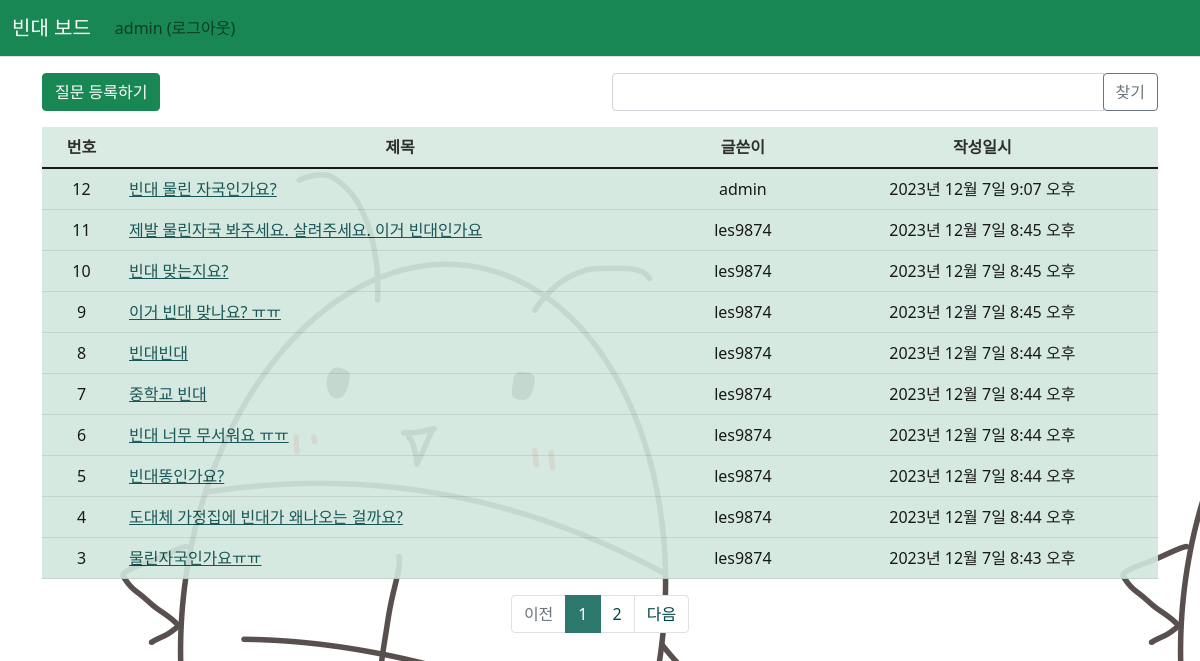
The app's page /pybo/ (signed in) with its own data.
### pybo/models.py (models this page shows, shortened)
class Question(models.Model):
    author = models.ForeignKey(User, on_delete=models.CASCADE, related_name='author_question')
    subject = models.CharField(max_length=200)
    content = models.TextField()
    create_date = models.DateTimeField()
    imgfile = models.ImageField(null=True, upload_to="static/", blank=True) # 이미지 컬럼 추가
    modify_date = models.DateTimeField(null=True, blank=True)
    voter = models.ManyToManyField(User, related_name='voter_question')  # 추천인 추가

### pybo/views/base_views.py (the view, shortened to what this page needs)
# urls.py: path('', base_views.index, name='index'),  # '/' 에 해당되는 path
def index(request):
    page = request.GET.get('page', '1')  # 페이지
    kw = request.GET.get('kw', '')  # 검색어
    question_list = Question.objects.order_by('-create_date')
    paginator = Paginator(question_list, 10)  # 페이지당 10개씩 보여주기
    page_obj = paginator.get_page(page)
    context = {'question_list': page_obj, 'page': page, 'kw': kw}
    return render(request, 'pybo/question_list.html', context)

### pybo/templatetags/pybo_filter.py (called while the page is built)
@register.filter
def sub(value, arg):
    return value - arg

### templates/pybo/question_list.html (shortened to what this page needs)
{% extends 'base.html' %}
{% load pybo_filter %}
{% block content %}
<div class="container my-3">
    <div class="row my-3">
        <div class="col-6">
            <a href="{% url 'pybo:question_create' %}" class="btn btn-success">질문 등록하기</a>
        </div>
        <div class="col-6">
            <div class="input-group">
                <input type="text" id="search_kw" class="form-control" value="{{ kw|default_if_none:'' }}">
                <div class="input-group-append">
                    <button class="btn btn-outline-secondary" type="button" id="btn_search">찾기</button>
                </div>
            </div>
        </div>
    </div>
    <table class="table table-success">
        <thead>
            <tr class="text-center table-success">
                <th>번호</th>
                <th style="width:50%">제목</th>
                <th>글쓴이</th>
                <th>작성일시</th>
            </tr>
        </thead>
        <tbody>
            {% if question_list %}
            {% for question in question_list %}
            <tr class="text-center">
                <td>
                    {{ question_list.paginator.count|sub:question_list.start_index|sub:forloop.counter0|add:1 }}
                </td>
                <td class="text-start">
                    <a href="{% url 'pybo:detail' question.id %}">{{ question.subject }}</a>
                </td>
                <td>{{ question.author.username }}</td>
                <td>{{ question.create_date }}</td>
            </tr>
            {% endfor %}
            {% else %}
            <tr>
                <td colspan="4">질문이 없습니다.</td>
            </tr>
            {% endif %}
        </tbody>
    </table>
    <ul class="pagination justify-content-center">
        {% if question_list.has_previous %}
        <li class="page-item">
            <a class="page-link" data-page="{{ question_list.previous_page_number }}" href="javascript:void(0)">이전</a>
        </li>
        {% else %}
        <li class="page-item disabled">
            <a class="page-link" tabindex="-1" aria-disabled="true" href="#">이전</a>
        </li>
        {% endif %}
        {% for page_number in question_list.paginator.page_range %}
        {% if page_number >= question_list.number|add:-5 and page_number <= question_list.number|add:5 %}
        {% if page_number == question_list.number %}
        <li class="page-item active" aria-current="page">
            <a class="page-link" data-page="{{ page_number }}" href="javascript:void(0)">{{ page_number }}</a>
            </li>
            {% else %}
            <li class="page-item">
            <a class="page-link" data-page="{{ page_number }}" href="javascript:void(0)">{{ page_number }}</a>
            </li>
            {% endif %}
            {% endif %}
            {% endfor %}
            {% if question_list.has_next %}
            <li class="page-item">
                <a class="page-link" data-page="{{ question_list.next_page_number }}" href="javascript:void(0)">다음</a>
            </li>
            {% else %}
            <li class="page-item disabled">
                <a class="page-link" tabindex="-1" aria-disabled="true" href="#">다음</a>
            </li>
            {% endif %}
    </ul>
</div>
{% endblock %}

### templates/navbar.html (shortened to what this page needs)
{% load static %}
<nav class="navbar navbar-expand-lg navbar-light bg-success border-bottom">
    <div class="container-fluid">
        <a class="navbar-brand text-white font-weight-bold" href="{% url 'pybo:index' %}">빈대 보드</a>
        <div class="collapse navbar-collapse" id="navbarSupportedContent">
            <ul class="navbar-nav me-auto mb-2 mb-lg-0">
                <li class="nav-item">
                    {% if user.is_authenticated %}
                    <a class="nav-link" href="{% url 'common:logout' %}">{{ user.username }} (로그아웃)</a>
                    {% else %}
                    <a class="nav-link" href="{% url 'common:login' %}">로그인</a>
                    {% endif %}
                </li>
            </ul>
        </div>
    </div>
</nav>

### records on screen
Question: paginator.count|sub "12", subject "빈대 물린 자국인가요?", author.username "admin", create_date "2023년 12월 7일 9:07 오후"
Question: paginator.count|sub "11", subject "제발 물린자국 봐주세요. 살려주세요. 이거 빈대인가요", author.username "les9874", create_date "2023년 12월 7일 8:45 오후"
Question: paginator.count|sub "10", subject "빈대 맞는지요?", author.username "les9874", create_date "2023년 12월 7일 8:45 오후"
Question: paginator.count|sub "9", subject "이거 빈대 맞나요? ㅠㅠ", author.username "les9874", create_date "2023년 12월 7일 8:45 오후"
Question: paginator.count|sub "8", subject "빈대빈대", author.username "les9874", create_date "2023년 12월 7일 8:44 오후"
Question: paginator.count|sub "7", subject "중학교 빈대", author.username "les9874", create_date "2023년 12월 7일 8:44 오후"
Question: paginator.count|sub "6", subject "빈대 너무 무서워요 ㅠㅠ", author.username "les9874", create_date "2023년 12월 7일 8:44 오후"
Question: paginator.count|sub "5", subject "빈대똥인가요?", author.username "les9874", create_date "2023년 12월 7일 8:44 오후"
Question: paginator.count|sub "4", subject "도대체 가정집에 빈대가 왜나오는 걸까요?", author.username "les9874", create_date "2023년 12월 7일 8:44 오후"
Question: paginator.count|sub "3", subject "물린자국인가요ㅠㅠ", author.username "les9874", create_date "2023년 12월 7일 8:43 오후"

### other values on screen
{{ user.username }} "admin"
{{ page_number }} "1"
{{ page_number }} "2"
